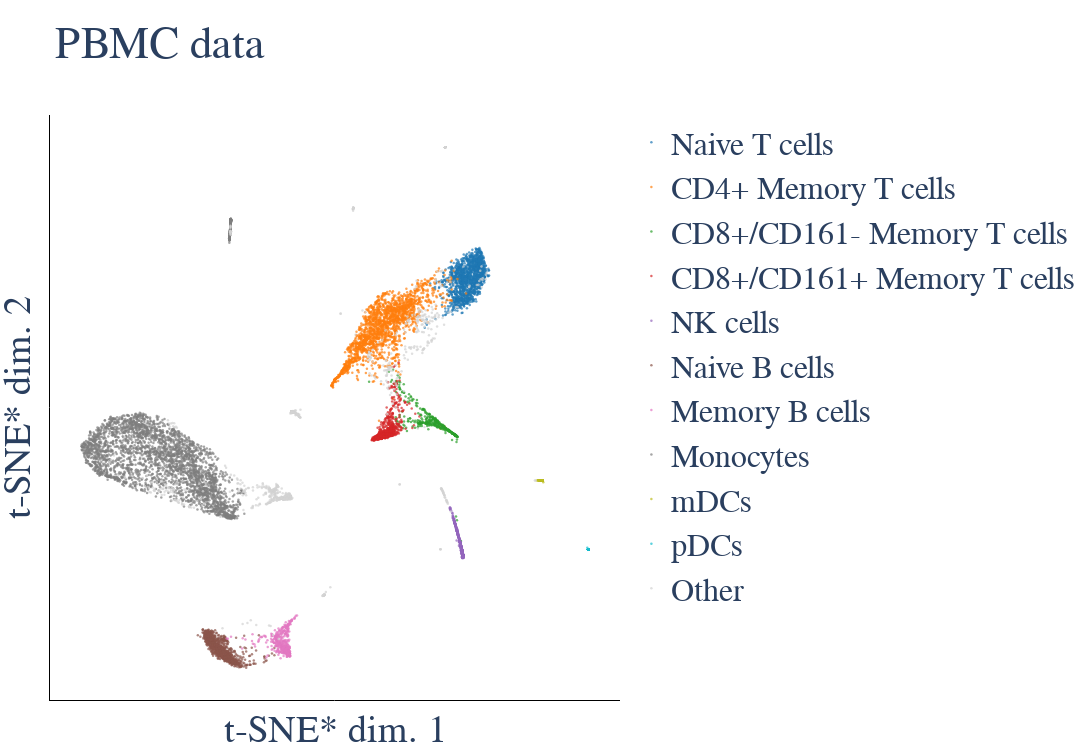

The notebook cell this image was saved under:
### Markdown cell above
## Performing *exaggerated* t-SNE on PBMC data

Simply pass `exaggerated_tsne=True` to the `tsne_plot()` function. The fact that you are using a modified version of t-SNE is indicated by the asterix (\*) in the axis labels. Since the plot is a lot more condensed, it's a good idea to also pass `marker_size=2.5` to reduce the size of the cells in the plot from its default value (4).

Note that the `tsne_plot()` function accepts the same parameters as the `plot_cells()` function used above to plot an existing t-SNE result.

### Code cell
import gc

from monet import ExpMatrix
from monet import visualize

expression_file = 'data/v3_human_pbmc_10k_expression.npz'

matrix = ExpMatrix.load_npz(expression_file)

fig, tsne_scores = visualize.tsne_plot(
    matrix,
    exaggerated_tsne=True, marker_size=2.5,
    cell_labels=cell_labels,
    cluster_order=cluster_order,
    cluster_colors=cluster_colors,
    width=1200,
    title='PBMC data')
fig.show()

# free up memory
del matrix; gc.collect()

### Figure 1 — Plotly figure (JSON) as saved in the notebook; plotly's stock layout.template omitted (floating-point values rounded to 4 significant figures; data arrays with more than 128 entries replaced by an {"elided": "..."} marker saying what was removed)
{"data": [{"marker": {"color": "rgb(31, 119, 180)", "colorbar": {"len": 0.4, "outlinecolor": "black", "outlinewidth": 1, "separatethousands": true, "ticklen": 5, "ticks": "outside", "title": {"side": "right"}}, "colorscale": [[0, "rgb(103,0,31)"], [0.1, "rgb(178,24,43)"], [0.2, "rgb(214,96,77)"], [0.3, "rgb(244,165,130)"], [0.4, "rgb(253,219,199)"], [0.5, "rgb(247,247,247)"], [0.6, "rgb(209,229,240)"], [0.7, "rgb(146,197,222)"], [0.8, "rgb(67,147,195)"], [0.9, "rgb(33,102,172)"], [1, "rgb(5,48,97)"]], "opacity": 0.7, "reversescale": false, "showscale": false, "size": 2.5}, "mode": "markers", "name": "Naive T cells", "type": "scatter", "x": {"elided": "1361 float values"}, "y": {"elided": "1361 float values"}}, {"marker": {"color": "rgb(255, 127, 14)", "colorbar": {"len": 0.4, "outlinecolor": "black", "outlinewidth": 1, "separatethousands": true, "ticklen": 5, "ticks": "outside", "title": {"side": "right"}}, "colorscale": [[0, "rgb(103,0,31)"], [0.1, "rgb(178,24,43)"], [0.2, "rgb(214,96,77)"], [0.3, "rgb(244,165,130)"], [0.4, "rgb(253,219,199)"], [0.5, "rgb(247,247,247)"], [0.6, "rgb(209,229,240)"], [0.7, "rgb(146,197,222)"], [0.8, "rgb(67,147,195)"], [0.9, "rgb(33,102,172)"], [1, "rgb(5,48,97)"]], "opacity": 0.7, "reversescale": false, "showscale": false, "size": 2.5}, "mode": "markers", "name": "CD4+ Memory T cells", "type": "scatter", "x": {"elided": "1847 float values"}, "y": {"elided": "1847 float values"}}, {"marker": {"color": "rgb(44, 160, 44)", "colorbar": {"len": 0.4, "outlinecolor": "black", "outlinewidth": 1, "separatethousands": true, "ticklen": 5, "ticks": "outside", "title": {"side": "right"}}, "colorscale": [[0, "rgb(103,0,31)"], [0.1, "rgb(178,24,43)"], [0.2, "rgb(214,96,77)"], [0.3, "rgb(244,165,130)"], [0.4, "rgb(253,219,199)"], [0.5, "rgb(247,247,247)"], [0.6, "rgb(209,229,240)"], [0.7, "rgb(146,197,222)"], [0.8, "rgb(67,147,195)"], [0.9, "rgb(33,102,172)"], [1, "rgb(5,48,97)"]], "opacity": 0.7, "reversescale": false, "showscale": false, "size": 2.5}, "mode": "markers", "name": "CD8+/CD161- Memory T cells", "type": "scatter", "x": {"elided": "363 float values"}, "y": {"elided": "363 float values"}}, {"marker": {"color": "rgb(214, 39, 40)", "colorbar": {"len": 0.4, "outlinecolor": "black", "outlinewidth": 1, "separatethousands": true, "ticklen": 5, "ticks": "outside", "title": {"side": "right"}}, "colorscale": [[0, "rgb(103,0,31)"], [0.1, "rgb(178,24,43)"], [0.2, "rgb(214,96,77)"], [0.3, "rgb(244,165,130)"], [0.4, "rgb(253,219,199)"], [0.5, "rgb(247,247,247)"], [0.6, "rgb(209,229,240)"], [0.7, "rgb(146,197,222)"], [0.8, "rgb(67,147,195)"], [0.9, "rgb(33,102,172)"], [1, "rgb(5,48,97)"]], "opacity": 0.7, "reversescale": false, "showscale": false, "size": 2.5}, "mode": "markers", "name": "CD8+/CD161+ Memory T cells", "type": "scatter", "x": {"elided": "669 float values"}, "y": {"elided": "669 float values"}}, {"marker": {"color": "rgb(148, 103, 189)", "colorbar": {"len": 0.4, "outlinecolor": "black", "outlinewidth": 1, "separatethousands": true, "ticklen": 5, "ticks": "outside", "title": {"side": "right"}}, "colorscale": [[0, "rgb(103,0,31)"], [0.1, "rgb(178,24,43)"], [0.2, "rgb(214,96,77)"], [0.3, "rgb(244,165,130)"], [0.4, "rgb(253,219,199)"], [0.5, "rgb(247,247,247)"], [0.6, "rgb(209,229,240)"], [0.7, "rgb(146,197,222)"], [0.8, "rgb(67,147,195)"], [0.9, "rgb(33,102,172)"], [1, "rgb(5,48,97)"]], "opacity": 0.7, "reversescale": false, "showscale": false, "size": 2.5}, "mode": "markers", "name": "NK cells", "type": "scatter", "x": {"elided": "563 float values"}, "y": {"elided": "563 float values"}}, {"marker": {"color": "rgb(140, 86, 75)", "colorbar": {"len": 0.4, "outlinecolor": "black", "outlinewidth": 1, "separatethousands": true, "ticklen": 5, "ticks": "outside", "title": {"side": "right"}}, "colorscale": [[0, "rgb(103,0,31)"], [0.1, "rgb(178,24,43)"], [0.2, "rgb(214,96,77)"], [0.3, "rgb(244,165,130)"], [0.4, "rgb(253,219,199)"], [0.5, "rgb(247,247,247)"], [0.6, "rgb(209,229,240)"], [0.7, "rgb(146,197,222)"], [0.8, "rgb(67,147,195)"], [0.9, "rgb(33,102,172)"], [1, "rgb(5,48,97)"]], "opacity": 0.7, "reversescale": false, "showscale": false, "size": 2.5}, "mode": "markers", "name": "Naive B cells", "type": "scatter", "x": {"elided": "956 float values"}, "y": {"elided": "956 float values"}}, {"marker": {"color": "rgb(227, 119, 194)", "colorbar": {"len": 0.4, "outlinecolor": "black", "outlinewidth": 1, "separatethousands": true, "ticklen": 5, "ticks": "outside", "title": {"side": "right"}}, "colorscale": [[0, "rgb(103,0,31)"], [0.1, "rgb(178,24,43)"], [0.2, "rgb(214,96,77)"], [0.3, "rgb(244,165,130)"], [0.4, "rgb(253,219,199)"], [0.5, "rgb(247,247,247)"], [0.6, "rgb(209,229,240)"], [0.7, "rgb(146,197,222)"], [0.8, "rgb(67,147,195)"], [0.9, "rgb(33,102,172)"], [1, "rgb(5,48,97)"]], "opacity": 0.7, "reversescale": false, "showscale": false, "size": 2.5}, "mode": "markers", "name": "Memory B cells", "type": "scatter", "x": {"elided": "457 float values"}, "y": {"elided": "457 float values"}}, {"marker": {"color": "rgb(127, 127, 127)", "colorbar": {"len": 0.4, "outlinecolor": "black", "outlinewidth": 1, "separatethousands": true, "ticklen": 5, "ticks": "outside", "title": {"side": "right"}}, "colorscale": [[0, "rgb(103,0,31)"], [0.1, "rgb(178,24,43)"], [0.2, "rgb(214,96,77)"], [0.3, "rgb(244,165,130)"], [0.4, "rgb(253,219,199)"], [0.5, "rgb(247,247,247)"], [0.6, "rgb(209,229,240)"], [0.7, "rgb(146,197,222)"], [0.8, "rgb(67,147,195)"], [0.9, "rgb(33,102,172)"], [1, "rgb(5,48,97)"]], "opacity": 0.7, "reversescale": false, "showscale": false, "size": 2.5}, "mode": "markers", "name": "Monocytes", "type": "scatter", "x": {"elided": "3345 float values"}, "y": {"elided": "3345 float values"}}, {"marker": {"color": "rgb(188, 189, 34)", "colorbar": {"len": 0.4, "outlinecolor": "black", "outlinewidth": 1, "separatethousands": true, "ticklen": 5, "ticks": "outside", "title": {"side": "right"}}, "colorscale": [[0, "rgb(103,0,31)"], [0.1, "rgb(178,24,43)"], [0.2, "rgb(214,96,77)"], [0.3, "rgb(244,165,130)"], [0.4, "rgb(253,219,199)"], [0.5, "rgb(247,247,247)"], [0.6, "rgb(209,229,240)"], [0.7, "rgb(146,197,222)"], [0.8, "rgb(67,147,195)"], [0.9, "rgb(33,102,172)"], [1, "rgb(5,48,97)"]], "opacity": 0.7, "reversescale": false, "showscale": false, "size": 2.5}, "mode": "markers", "name": "mDCs", "type": "scatter", "x": {"elided": "151 float values"}, "y": {"elided": "151 float values"}}, {"marker": {"color": "rgb(23, 190, 207)", "colorbar": {"len": 0.4, "outlinecolor": "black", "outlinewidth": 1, "separatethousands": true, "ticklen": 5, "ticks": "outside", "title": {"side": "right"}}, "colorscale": [[0, "rgb(103,0,31)"], [0.1, "rgb(178,24,43)"], [0.2, "rgb(214,96,77)"], [0.3, "rgb(244,165,130)"], [0.4, "rgb(253,219,199)"], [0.5, "rgb(247,247,247)"], [0.6, "rgb(209,229,240)"], [0.7, "rgb(146,197,222)"], [0.8, "rgb(67,147,195)"], [0.9, "rgb(33,102,172)"], [1, "rgb(5,48,97)"]], "opacity": 0.7, "reversescale": false, "showscale": false, "size": 2.5}, "mode": "markers", "name": "pDCs", "type": "scatter", "x": [9.442, 9.441, 9.44, 9.441, 9.442, 9.442, 9.448, 9.443, 9.443, 9.443, 9.446, 9.446, 9.444, 9.44, 9.442, 9.444, 9.442, 9.445, 9.443, 9.439, 9.44, 9.441, 9.441, 9.44, 9.444, 9.444, 9.438, 9.444, 9.441, 9.443, 9.443, 9.443, 9.439, 9.444, 9.438, 9.442, 9.443, 9.447, 9.442, 9.446, 9.445, 9.447, 9.448, 9.448, 9.445, 9.442, 9.445, 9.446, 9.451, 9.444, 9.444, 9.447, 9.442, 9.441, 9.441, 9.447, 9.445, 9.435, 9.449, 9.448, 9.441, 9.442, 9.443, 9.442, 9.443, 9.443, 9.44, 9.45, 9.442, 9.445, 9.447, 9.443, 9.41, 9.445, 9.441, 9.447, 9.442, 9.444, 9.444, 9.436, 9.443], "y": [-4.877, -4.878, -4.875, -4.876, -4.877, -4.878, -4.879, -4.876, -4.875, -4.878, -4.879, -4.879, -4.878, -4.876, -4.878, -4.877, -4.877, -4.878, -4.877, -4.876, -4.876, -4.877, -4.874, -4.878, -4.88, -4.877, -4.877, -4.878, -4.878, -4.879, -4.877, -4.876, -4.873, -4.877, -4.878, -4.879, -4.877, -4.88, -4.878, -4.88, -4.88, -4.881, -4.88, -4.881, -4.876, -4.876, -4.879, -4.879, -4.88, -4.877, -4.877, -4.878, -4.879, -4.878, -4.88, -4.88, -4.877, -4.877, -4.878, -4.877, -4.876, -4.875, -4.878, -4.875, -4.876, -4.878, -4.883, -4.88, -4.877, -4.879, -4.878, -4.879, -4.815, -4.877, -4.877, -4.878, -4.874, -4.877, -4.878, -4.881, -4.872]}, {"marker": {"color": "lightgray", "colorbar": {"len": 0.4, "outlinecolor": "black", "outlinewidth": 1, "separatethousands": true, "ticklen": 5, "ticks": "outside", "title": {"side": "right"}}, "colorscale": [[0, "rgb(103,0,31)"], [0.1, "rgb(178,24,43)"], [0.2, "rgb(214,96,77)"], [0.3, "rgb(244,165,130)"], [0.4, "rgb(253,219,199)"], [0.5, "rgb(247,247,247)"], [0.6, "rgb(209,229,240)"], [0.7, "rgb(146,197,222)"], [0.8, "rgb(67,147,195)"], [0.9, "rgb(33,102,172)"], [1, "rgb(5,48,97)"]], "opacity": 0.7, "reversescale": false, "showscale": false, "size": 2.5}, "mode": "markers", "name": "Other", "type": "scatter", "x": {"elided": "888 float values"}, "y": {"elided": "888 float values"}}], "layout": {"font": {"family": "serif", "size": 32}, "height": 750, "margin": {"b": 50, "l": 50, "r": 90, "t": 115}, "plot_bgcolor": "white", "title": {"text": "PBMC data"}, "width": 1200, "xaxis": {"automargin": false, "linecolor": "black", "showline": true, "showticklabels": false, "ticklen": 5, "title": {"text": "t-SNE* dim. 1"}}, "yaxis": {"automargin": false, "linecolor": "black", "showline": true, "showticklabels": false, "ticklen": 5, "title": {"text": "t-SNE* dim. 2"}}}}
